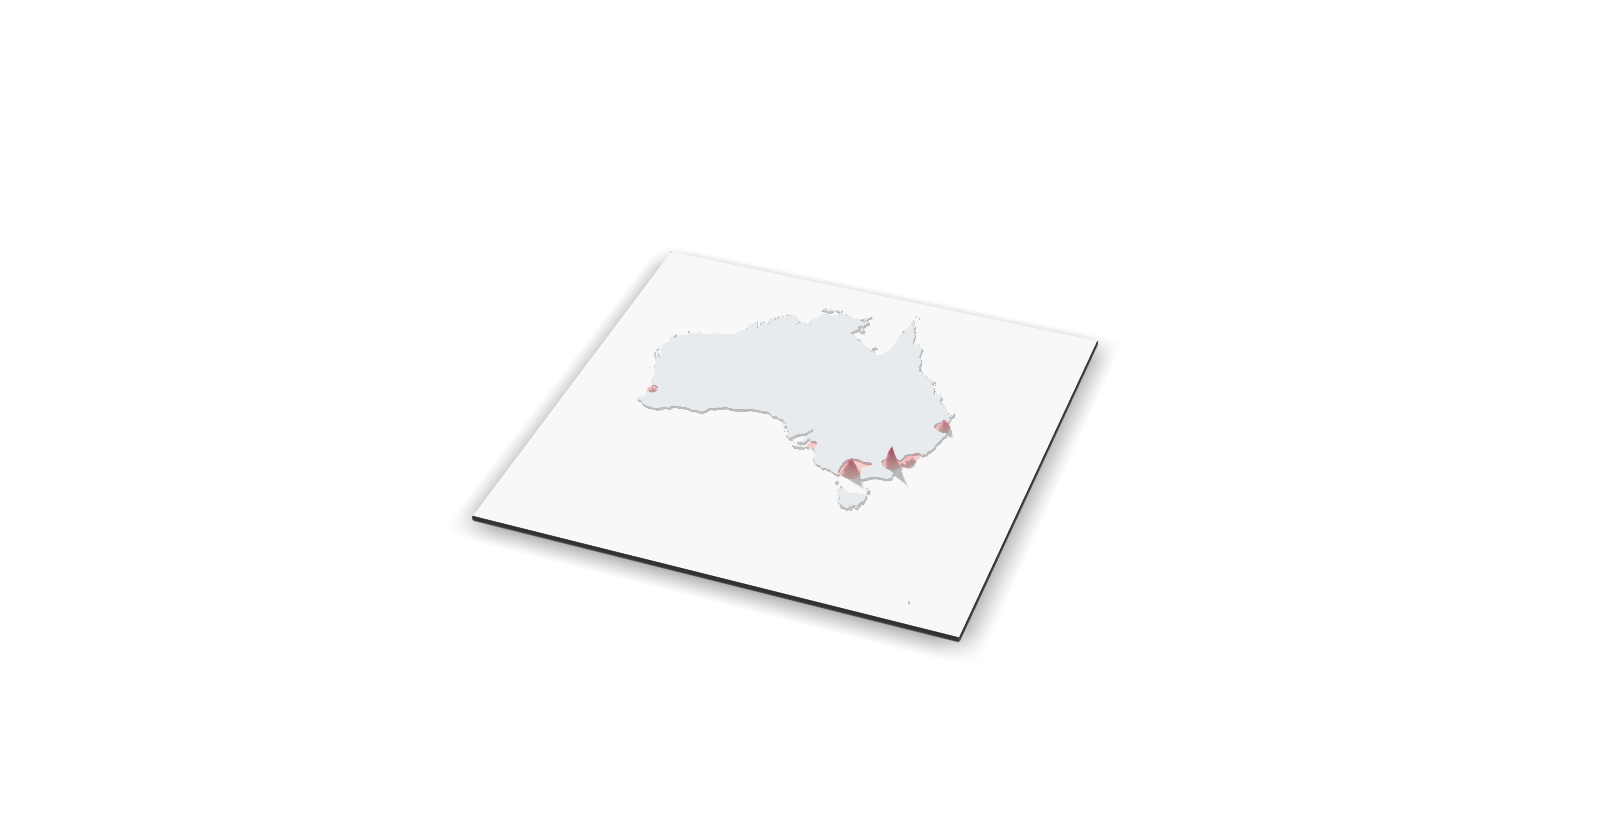

Reproduce this figure in R.

# 30DayMapChallenge Day 11: 3D - Galah occurrence data
# Shandiya Balasubramaniam
# 11 November 2021

library(tidyverse)
library(here)
library(rayshader)
library(rnaturalearth)
library(galah)
library(feathers)
library(showtext)

# get the data ----------

# credentials: email in .Renviron file
galah_config(email = Sys.getenv('EMAIL'), atlas = "Australia") 

# available columns
fields <- search_fields()

# filter parameters
taxa_filter <- select_taxa("Eolophus roseicapilla")
filters <- select_filters(basisOfRecord = "HumanObservation",
                          year >= 2018,
                          country = "Australia",
                          profile = "ALA")
columns <- select_columns("recordID", 
                          "decimalLatitude", 
                          "decimalLongitude", 
                          "eventDate")
# check query size
ala_counts(taxa_filter, filters)

# download the data
galah_occ <- ala_occurrences(taxa = taxa_filter, filters = filters, columns = columns)
saveRDS(galah_occ, here("data", "galah_occ"))

# plot ----------

# check points are where they should be
basemap <- ne_states(country = 'australia', returnclass = 'sf')

# ggplot() +
#   geom_sf(data = basemap) +
#   geom_point(data = galah_occ, aes(decimalLongitude, decimalLatitude)) +
#   coord_sf()

# 2d plot
p <- ggplot() +
  geom_sf(
    data = basemap,
    colour = NA,
    fill = get_pal("galah")[4],
    alpha = 0.2) +
  stat_density_2d(
    data = galah_occ,
    aes(decimalLongitude, decimalLatitude, fill = ..level..),
    geom = "polygon") +
  scale_fill_gradient(low = get_pal("galah")[1],
                      high = get_pal("galah")[3]) +
  coord_sf() +
  theme_minimal() +
  theme(legend.position = "none",
        text = element_text(family = "josefin", colour = get_pal("galah")[5]),
        panel.grid = element_blank(),
        axis.text = element_blank(), 
        axis.title = element_blank())

# 3d plot
plot_gg(p, multicore = TRUE, width = 10, height = 10)
render_snapshot(here("submissions", "11_3d", "11_3d.png"))
